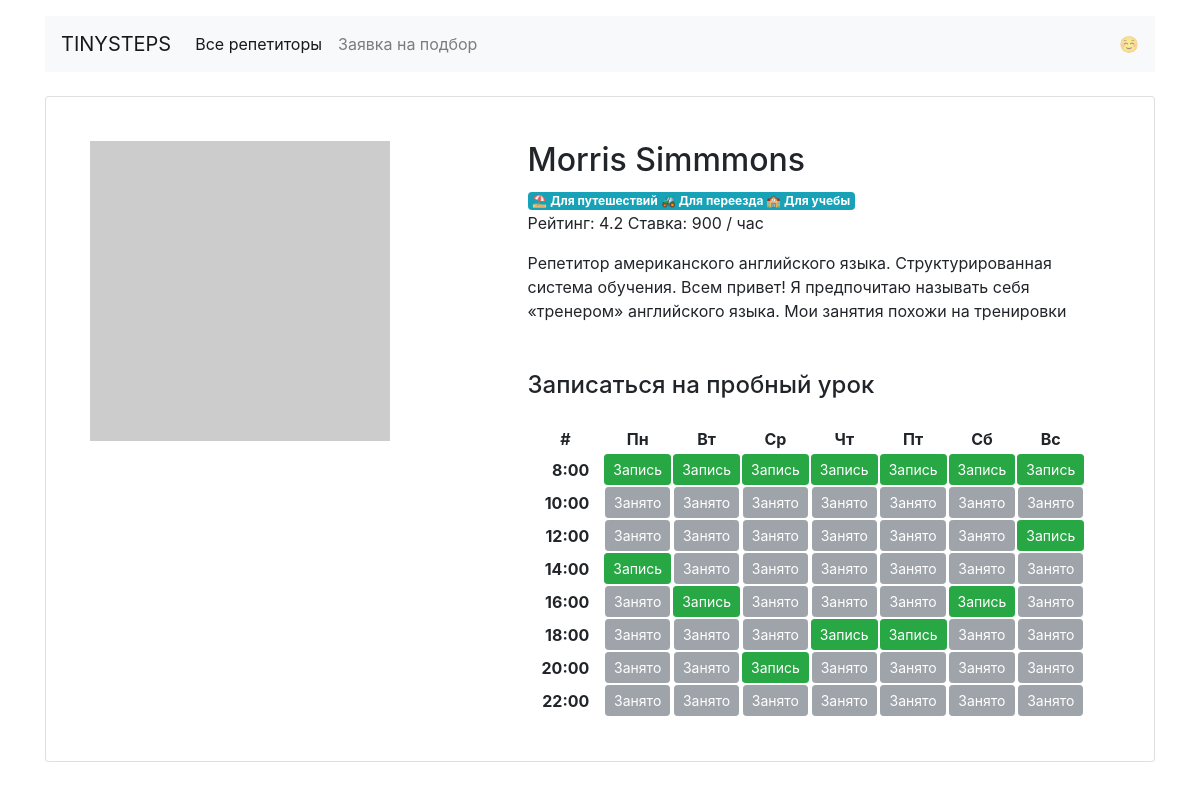
Page /profiles/0/ on the committed database.
### app.py (models this page shows)
class Teachers(db.Model):
    __tablename__ = 'teachers'
    id = db.Column(db.Integer, primary_key=True)
    name = db.Column(db.String(50), unique=True, nullable=False)
    about = db.Column(db.String(1100), unique=True, nullable=False)
    rating = db.Column(db.Float, nullable=False, default=0.0)
    picture = db.Column(db.String(100), nullable=False)
    price = db.Column(db.Integer, nullable=False)
    teacher_relations = db.relationship('Booking', back_populates='booking_relations')

### app.py (the view)
@app.route('/profiles/<int:id>/', methods=['GET', 'POST'])
def profile(id):
    teachers = db.session.query(Teachers).all()
    profile_page = render_template('profile.html', id=id, teachers=teachers, profiles=profiles)
    return profile_page

### templates/profile.html
{% extends 'base.html' %}
{% block container %}
<main class="container mt-3">
  <form action="/profiles/" method="POST">
   <div class="card my-4 mx-auto">
      <div class="card-body m-2 m-md-4">
         <article class="row">
            {% set teacher = profiles.teachers[id] %}
            {% for item in teachers %}
            {% if item.id == id %}
            <div class="col-5"><img src="{{ item.picture }}" class="img-fluid" alt=""></div>
            <div class="col-7">
               <section class="teacher=info">
                  <h1 class="h2">{{ item.name }}</h1>
                  <p><span class="badge badge-info mr-2">
                     {%- for goal in teacher.goals -%}
                     <span> {{ profiles.goals[goal] }} </span>
                     {%- endfor -%}
                     </span><br>Рейтинг: {{ item.rating }} Ставка: {{ item.price }} / час
                  </p>
                  <p>{{ item.about }}</p>
               </section>
               <section class="available">
                  <h4 class="mb-4 mt-5">Записаться на пробный урок</h4>
                  {% set times = teacher.free['mon'].keys() %}
                  <table>
                     <tr align=center>
                        <th><span class="btn font-weight-bold py-0">#</span></th>
                        <th>Пн</th>
                        <th>Вт</th>
                        <th>Ср</th>
                        <th>Чт</th>
                        <th>Пт</th>
                        <th>Сб</th>
                        <th>Вс</th>
                     </tr>
                     {% for time in times %}
                     <tr>
                        <td align=right><span class="btn font-weight-bold py-0" name="time">{{ time }}:00</span></td>
                        {% for day in teacher.free.keys() %}
                        {% if teacher.free[day][time] %}
                        <td align=center><a href="/booking/{{ id }}/{{ day }}/{{ time|int }}/" class="btn btn-sm btn-success"> Запись </a></td>
                        {% else %}
                        <td align=center><a href="#" class="btn btn-sm btn-secondary disabled"> Занято </a></td>
                        {% endif %}
                        {% endfor %}
                     </tr>
                     {% endfor %}
                  </table>
               </section>
            </div>
            {% endif %}
            {% endfor %}
         </article>
      </div>
   </div>
  </form>
</main>
{% endblock %}

### rows in the picture
Teachers: name "Morris Simmmons", goals "⛱ Для путешествий" "🚜 Для переезда" "🏫 Для учебы", rating "4.2", price "900", about "Репетитор американского английского языка. Структурированная система обучения. Всем привет! Я предпочитаю называть себя «тренером» английского языка. Мои занятия похожи на тренировки", times "8" "10" "12" "14" "16" "18" "20" "22"
